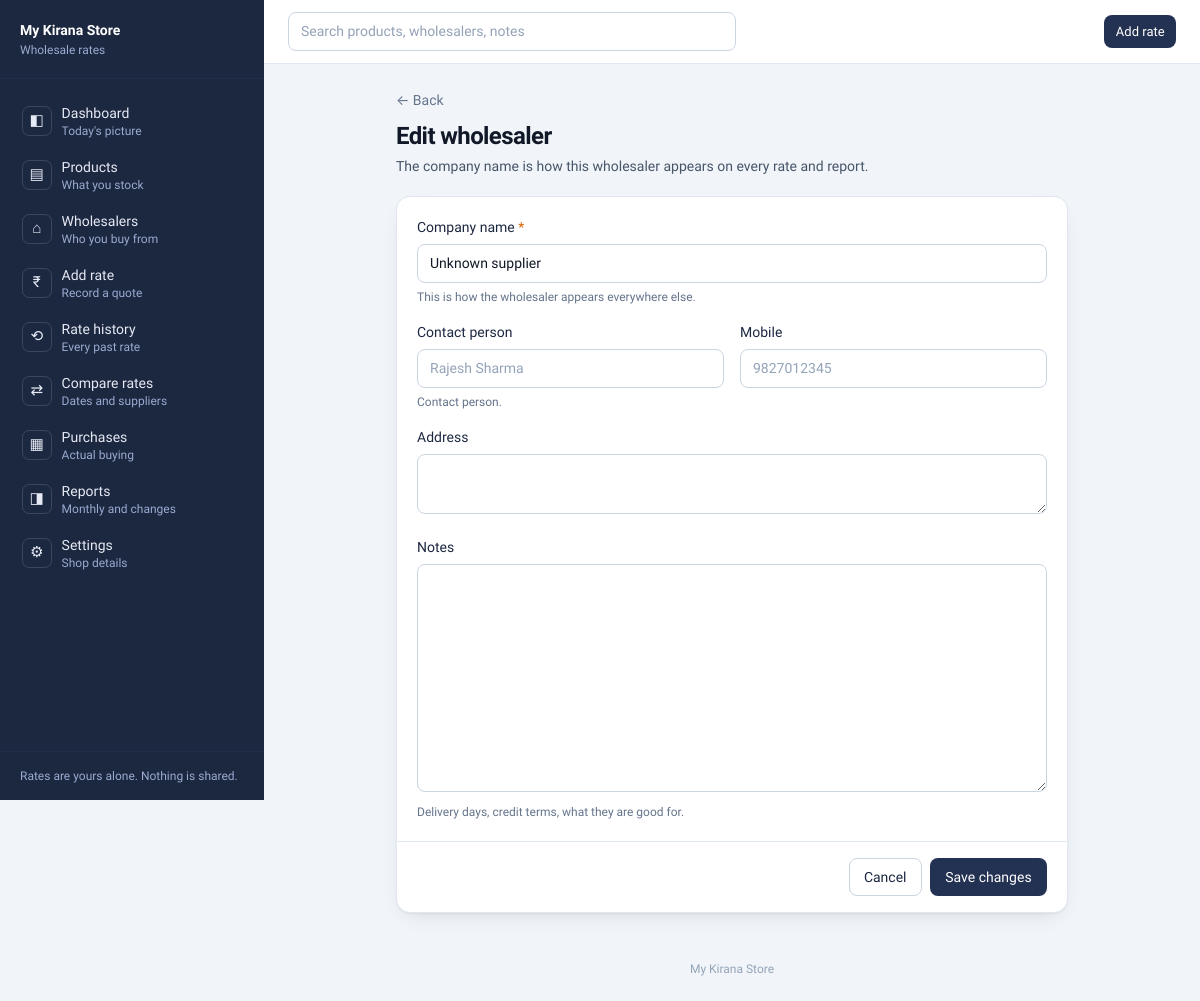
/wholesalers/3/edit/?next=/wholesalers/, run on the app's committed database.
### manager/models.py (models this page shows, shortened)
class ShopSettings(models.Model):
    class DateFormat(models.TextChoices):
        DAY_FIRST_DASH = "dd-MM-yyyy", "31-12-2026"
        ISO = "yyyy-MM-dd", "2026-12-31"
        DAY_FIRST_SLASH = "dd/MM/yyyy", "31/12/2026"
    singleton_id = models.PositiveSmallIntegerField(primary_key=True, default=1, editable=False)
    business_name = models.CharField(max_length=120, default="My Kirana Store")
    shop_address = models.TextField(blank=True)
    mobile = models.CharField(max_length=20, blank=True)
    currency = models.CharField(max_length=8, default="INR")
    currency_symbol = models.CharField(max_length=4, default="₹")
    default_unit = models.CharField(max_length=16, default="kg")
    date_format = models.CharField(
        max_length=12, choices=DateFormat.choices, default=DateFormat.DAY_FIRST_DASH
    )
    updated_at = models.DateTimeField(auto_now=True)
    class Meta:
        verbose_name = "shop settings"
        verbose_name_plural = "shop settings"
        constraints = [
            models.CheckConstraint(
                condition=Q(singleton_id=1), name="shop_settings_single_row"
            )
        ]
    @classmethod
    def load(cls) -> "ShopSettings":
        obj, _ = cls.objects.get_or_create(singleton_id=1)
        return obj

class TimestampedModel(models.Model):
    created_at = models.DateTimeField(default=timezone.now, editable=False)
    updated_at = models.DateTimeField(auto_now=True)
    class Meta:
        abstract = True

class Wholesaler(TimestampedModel):
    company_name = models.CharField(max_length=120)
    name = models.CharField(max_length=120, blank=True, help_text="Contact person.")
    mobile = models.CharField(max_length=20, blank=True)
    address = models.TextField(blank=True)
    notes = models.TextField(blank=True)
    class Meta:
        ordering = ["company_name"]

### manager/views.py (the view, shortened to what this page needs)
# urls.py: path("wholesalers/<int:pk>/edit/", views.wholesaler_form, name="wholesaler_edit"),
@guard
def wholesaler_form(request, pk: int | None = None):
    wholesaler = get_object_or_404(Wholesaler, pk=pk) if pk else None
    form = WholesalerForm(request.POST or None, instance=wholesaler)
    context = {
        "page_title": "Edit wholesaler" if wholesaler else "Add wholesaler",
        "form": form,
        "wholesaler": wholesaler,
        "cancel_url": safe_next(request, reverse("wholesalers")),
        "next": safe_next(request, reverse("wholesalers")),
    }
    return render(request, "manager/wholesaler_form.html", context)

### manager/forms.py (shortened to what this page needs)
class WholesalerForm(StyledFormMixin, forms.ModelForm):
    class Meta:
        model = Wholesaler
        fields = ["company_name", "name", "mobile", "address", "notes"]
        labels = {
            "company_name": "Company name",
            "name": "Contact person",
        }
        help_texts = {
            "company_name": "This is how the wholesaler appears everywhere else.",
            "notes": "Delivery days, credit terms, what they are good for.",
        }
        widgets = {
            "company_name": forms.TextInput(
                attrs={"placeholder": "Raj Traders", "autofocus": True}
            ),
            "name": forms.TextInput(attrs={"placeholder": "Rajesh Sharma"}),
            "mobile": forms.TextInput(
                attrs={"placeholder": "9827012345", "inputmode": "tel"}
            ),
            "address": forms.Textarea(attrs={"rows": 2}),
            "notes": forms.Textarea(),
        }

### manager/context_processors.py (called while the page is built)
def shop_context(request):
    try:
        settings_obj = ShopSettings.load()
    except (OperationalError, ProgrammingError):  # pragma: no cover
        settings_obj = ShopSettings()
    return {"settings_obj": settings_obj, "nav_items": NAV_ITEMS}

### manager/forms.py (called while the page is built, shortened)
    def full_clean(self):
        super().full_clean()

### manager/views.py (called while the page is built)
def safe_next(request, fallback: str) -> str:
    target = request.POST.get("next") or request.GET.get("next")
    if target and url_has_allowed_host_and_scheme(
        target, allowed_hosts={request.get_host()}, require_https=request.is_secure()
    ):
        return target
    return fallback

### manager/templates/manager/wholesaler_form.html (shortened to what this page needs)
{% extends "manager/base.html" %}
{% block content %}
<div class="mx-auto max-w-2xl">
  <div class="mb-5">
    <a href="{{ cancel_url }}" class="text-sm text-slate-500 hover:text-ink-900">← Back</a>
    <h1 class="mt-2 text-xl font-semibold tracking-tight text-ink-950 sm:text-2xl">{{ page_title }}</h1>
    <p class="mt-1 text-sm text-slate-600">
      The company name is how this wholesaler appears on every rate and report.
    </p>
  </div>
  <form method="post" class="card">
    <div class="card-body space-y-4">
      {% include "manager/partials/_field.html" with field=form.company_name %}
      <div class="grid gap-4 sm:grid-cols-2">
        {% include "manager/partials/_field.html" with field=form.name %}
        {% include "manager/partials/_field.html" with field=form.mobile %}
      </div>
      {% include "manager/partials/_field.html" with field=form.address %}
      {% include "manager/partials/_field.html" with field=form.notes %}
    </div>
    <div class="flex flex-wrap items-center justify-end gap-2 border-t border-slate-200 px-5 py-4">
      <a href="{{ cancel_url }}" class="btn btn-secondary">Cancel</a>
      <button type="submit" class="btn btn-primary">
        {% if wholesaler %}Save changes{% else %}Add wholesaler{% endif %}
      </button>
    </div>
  </form>
</div>
{% endblock %}

### manager/templates/manager/base.html (shortened to what this page needs)
{% load static kirana %}<!DOCTYPE html>
<html lang="en">
<head>
  <script src="https://cdn.tailwindcss.com"></script>
  <link rel="stylesheet" href="{% static 'manager/app.css' %}">
</head>
<body class="min-h-screen bg-slate-100 font-sans text-ink-950 antialiased">
<div class="flex min-h-screen">
  <aside id="sidebar" class="no-print sidebar" data-open="false">
    <div class="flex h-full flex-col">
      <div class="border-b border-ink-800/60 px-5 py-5">
        <p class="text-sm font-semibold text-white">{{ settings_obj.business_name }}</p>
        <p class="mt-0.5 text-xs text-ink-300">
          {% if settings_obj.mobile %}{{ settings_obj.mobile }}{% else %}Wholesale rates{% endif %}
        </p>
      </div>
      <nav class="flex-1 overflow-y-auto px-3 py-4" aria-label="Main">
        <ul class="space-y-0.5">
          {% for item in nav_items %}
            {% url item.url as item_url %}
            <li>
              <a href="{{ item_url }}"
                 class="nav-link{% if request.path == item_url %} nav-link-active{% endif %}"
                 {% if request.path == item_url %}aria-current="page"{% endif %}>
                <span class="nav-glyph" aria-hidden="true">{{ item.glyph }}</span>
                <span class="min-w-0">
                  <span class="block truncate text-sm font-medium">{{ item.label }}</span>
                  <span class="block truncate text-xs text-ink-300">{{ item.description }}</span>
                </span>
              </a>
            </li>
          {% endfor %}
        </ul>
      </nav>
      <div class="border-t border-ink-800/60 px-5 py-4 text-xs text-ink-300">
        <p>Rates are yours alone. Nothing is shared.</p>
      </div>
    </div>
  </aside>
  <div class="flex min-w-0 flex-1 flex-col">
    <header class="no-print sticky top-0 z-20 border-b border-slate-200 bg-white/95 backdrop-blur">
      <div class="flex items-center gap-3 px-4 py-3 sm:px-6">
        <form action="{% url 'search' %}" method="get" class="min-w-0 flex-1" role="search">
          <input type="search" id="global-search" name="q" value="{{ query|default:'' }}"
                 placeholder="Search products, wholesalers, notes"
                 class="field-control max-w-md" autocomplete="off">
        </form>
        <a href="{% url 'add_rate' %}" class="btn btn-primary btn-sm shrink-0">
          Add rate
        </a>
      </div>
    </header>
    <main id="main" class="flex-1 px-4 py-5 sm:px-6 sm:py-6">
      <div class="mx-auto max-w-6xl">
        {% block content %}{% endblock %}
      </div>
    </main>
    <footer class="no-print px-4 py-6 text-center text-xs text-slate-400 sm:px-6">
      {{ settings_obj.business_name }}
    </footer>
  </div>
</div>
</body>
</html>

### manager/templates/manager/partials/_field.html (shortened to what this page needs)
<div class="{{ wrapper_class|default:'' }}">
  <label class="field-label" for="{{ field.id_for_label }}">
    {{ field.label }}
    {% if field.field.required %}<span class="field-required" aria-hidden="true">*</span>{% endif %}
  </label>
  {{ field }}
  {% if field.help_text %}<p class="field-help">{{ field.help_text }}</p>{% endif %}
</div>

### manager/static/manager/app.css (style rules this page uses)
:root { --ink-100: #e6eaf4; --ink-200: #c9d2e6; --ink-300: #9aabd0; --ink-500: #425c99; --ink-700: #293a63; --ink-800: #233152; --ink-900: #1c2740; --ink-950: #111827; --haldi-500: #f9830c; --haldi-600: #dd6502; --slate-100: #f1f5f9; --slate-200: #e2e8f0; --slate-300: #cbd5e1; --slate-400: #94a3b8; --slate-500: #64748b; --slate-600: #475569; --numeric: "IBM Plex Mono", ui-monospace, SFMono-Regular, monospace; }
html { -webkit-text-size-adjust: 100%; }
.sidebar { position: fixed; inset: 0 auto 0 0; z-index: 40; width: 16.5rem; background: var(--ink-900); transform: translateX(-100%); transition: transform 0.18s ease-out; }
@media (min-width: 1024px) { .sidebar { position: sticky; top: 0; height: 100vh; flex: 0 0 16.5rem; transform: none; } }
.nav-link { display: flex; align-items: center; gap: 0.625rem; border-radius: 0.5rem; padding: 0.5rem 0.625rem; color: var(--ink-100); text-decoration: none; transition: background-color 0.12s ease-out; }
.nav-glyph { display: grid; place-items: center; width: 1.85rem; height: 1.85rem; flex: none; border: 1px solid rgba(255, 255, 255, 0.14); border-radius: 0.45rem; font-size: 0.95rem; line-height: 1; }
.card { background: #fff; border: 1px solid var(--slate-200); border-radius: 0.875rem; box-shadow: 0 1px 2px rgba(17, 24, 39, 0.05), 0 8px 24px -12px rgba(17, 24, 39, 0.18); }
.card-body { padding: 1.25rem; }
.field-label { display: block; margin-bottom: 0.375rem; font-size: 0.875rem; font-weight: 500; color: var(--ink-900); }
.field-help { margin-top: 0.3rem; font-size: 0.75rem; color: var(--slate-500); }
.field-required { color: var(--haldi-600); }
.field-control { width: 100%; border: 1px solid var(--slate-300); border-radius: 0.5rem; background: #fff; padding: 0.5rem 0.75rem; font-size: 0.875rem; color: var(--ink-950); font-family: inherit; }
.field-control::placeholder { color: var(--slate-400); }
.btn { display: inline-flex; align-items: center; justify-content: center; gap: 0.4rem; border-radius: 0.5rem; border: 1px solid transparent; padding: 0.5rem 0.9rem; font-size: 0.875rem; font-weight: 500; line-height: 1.25rem; text-decoration: none; cursor: pointer; transition: background-color 0.12s ease-out, border-color 0.12s ease-out; }
.btn-sm { padding: 0.35rem 0.65rem; font-size: 0.8125rem; }
.btn-primary { background: var(--ink-800); color: #fff; }
.btn-secondary { background: #fff; border-color: var(--slate-300); color: var(--ink-900); }

### data on the page
ShopSettings: business_name "My Kirana Store"
Wholesaler: company_name "Unknown supplier"

### other printed values
{{ item.glyph }} "◧" "▤" "⌂" "₹" "⟲" "⇄" "▦" "◨" "⚙"
{{ item.label }} "Dashboard" "Products" "Wholesalers" "Add rate" "Rate history" "Compare rates" "Purchases" "Reports" "Settings"
{{ item.description }} "Today's picture" "What you stock" "Who you buy from" "Record a quote" "Every past rate" "Dates and suppliers" "Actual buying" "Monthly and changes" "Shop details"
{{ page_title }} "Edit wholesaler"
{{ field.label }} "Company name Contact person Mobile Address Notes"
{{ field.help_text }} "This is how the wholesaler appears everywhere else. Contact person. Delivery days, credit terms, what they are good for."
